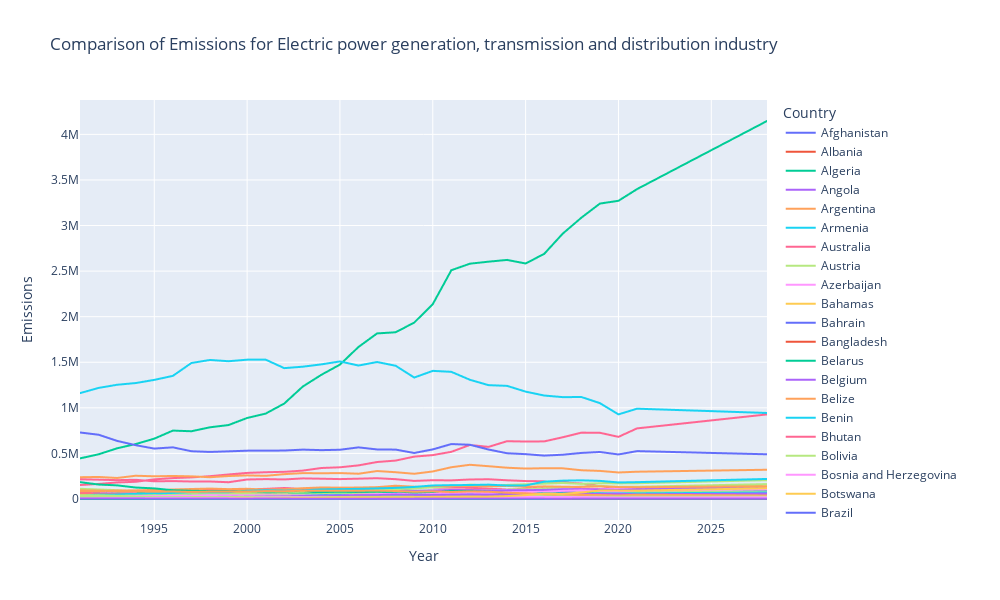

Notebook code for this chart:
### Markdown cell above
### Check3: Comparison of emissions of all *Countries* in one *Industry*

### Code cell
# Define the function to compare emissions across countries for a specific industry
def compare_countries(industry):
    subset = data[data['Industry'] == industry]
    pivot_table = subset.pivot_table(index='Year', columns='Country', values='emissions', aggfunc='sum').reset_index()
    industry_long = pivot_table.melt(id_vars='Year', var_name='Country', value_name='Emissions')
    
    # Create interactive plot with plotly
    fig = px.line(industry_long, x='Year', y='Emissions', color='Country', title=f'Comparison of Emissions for {industry}')
    
    # Customize the layout
    fig.update_layout(
        xaxis_title='Year',
        yaxis_title='Emissions',
        legend_title='Country',
        width=1000,
        height=600
    )
    
    # Show the plot
    fig.show()

# Example usage: Compare emissions for 'Electric power generation, transmission and distribution industry' across countries
compare_countries('Electric power generation, transmission and distribution industry')
